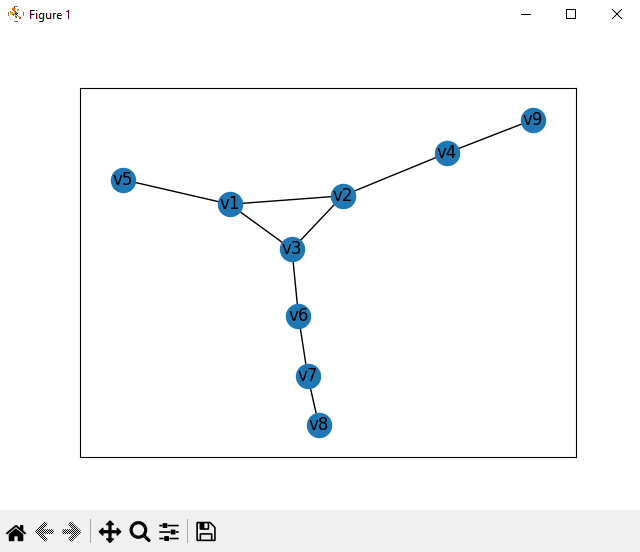

Source code (Python):
import networkx as nx
import matplotlib.pyplot as plt

# Verifique a versão, no teminal digite: python --version
# Use o gerenciador de pacote pip e instale networkx e matplotlib: 
# pip install networkx
# pip install matplotlib

G = nx.Graph()

# Adicionando as vértices

G.add_node('v1')
G.add_node('v2')
G.add_node('v3')
G.add_node('v4')
G.add_node('v5')
G.add_node('v6')
G.add_node('v7')
G.add_node('v8')

# Adicionando as arestas ao grafo

G.add_edge('v1', 'v2')
G.add_edge('v1', 'v3')
G.add_edge('v2', 'v1')
G.add_edge('v2', 'v3')
G.add_edge('v3', 'v6')
G.add_edge('v3', 'v1')
G.add_edge('v3', 'v2')
G.add_edge('v6', 'v7')
G.add_edge('v7', 'v8')
G.add_edge('v1', 'v5')
G.add_edge('v2', 'v4')
G.add_edge('v4', 'v9')

# Mostrar todos os vértices do grafo

print('Os vértices do grafo G são:')
for i in G.nodes():
  print(i)
  
# Mostrar as arestas

print('As arestas presentes no grafo G são:')
for c in G.edges():
  print(c)
  
# Graus dos grafos
print('Graus dos vértices:')
print(G.degree())

# Representação do grafico com imagem

print('Grafo G')
nx.draw_networkx(G, pos=nx.spring_layout(G), with_labels=True)
plt.show()
